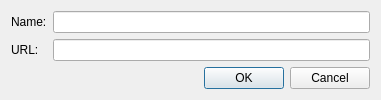
<?xml version="1.0" encoding="UTF-8"?>
<ui version="4.0">
 <class>Git::Internal::RemoteAdditionDialog</class>
 <widget class="QDialog" name="Git::Internal::RemoteAdditionDialog">
  <property name="geometry">
   <rect>
    <x>0</x>
    <y>0</y>
    <width>381</width>
    <height>93</height>
   </rect>
  </property>
  <property name="windowTitle">
   <string>Add Remote</string>
  </property>
  <layout class="QGridLayout" name="gridLayout">
   <item row="0" column="0">
    <widget class="QLabel" name="nameLabel">
     <property name="text">
      <string>Name:</string>
     </property>
    </widget>
   </item>
   <item row="0" column="1">
    <widget class="Utils::FancyLineEdit" name="nameEdit"/>
   </item>
   <item row="1" column="0">
    <widget class="QLabel" name="urlLabel">
     <property name="text">
      <string>URL:</string>
     </property>
    </widget>
   </item>
   <item row="1" column="1">
    <widget class="Utils::FancyLineEdit" name="urlEdit"/>
   </item>
   <item row="2" column="0" colspan="2">
    <widget class="QDialogButtonBox" name="buttonBox">
     <property name="orientation">
      <enum>Qt::Horizontal</enum>
     </property>
     <property name="standardButtons">
      <set>QDialogButtonBox::Cancel|QDialogButtonBox::Ok</set>
     </property>
    </widget>
   </item>
  </layout>
 </widget>
 <customwidgets>
  <customwidget>
   <class>Utils::FancyLineEdit</class>
   <extends>QLineEdit</extends>
   <header location="global">utils/fancylineedit.h</header>
  </customwidget>
 </customwidgets>
 <resources/>
 <connections>
  <connection>
   <sender>buttonBox</sender>
   <signal>rejected()</signal>
   <receiver>Git::Internal::RemoteAdditionDialog</receiver>
   <slot>reject()</slot>
   <hints>
    <hint type="sourcelabel">
     <x>283</x>
     <y>81</y>
    </hint>
    <hint type="destinationlabel">
     <x>380</x>
     <y>27</y>
    </hint>
   </hints>
  </connection>
  <connection>
   <sender>buttonBox</sender>
   <signal>accepted()</signal>
   <receiver>Git::Internal::RemoteAdditionDialog</receiver>
   <slot>accept()</slot>
   <hints>
    <hint type="sourcelabel">
     <x>211</x>
     <y>81</y>
    </hint>
    <hint type="destinationlabel">
     <x>182</x>
     <y>92</y>
    </hint>
   </hints>
  </connection>
 </connections>
</ui>
